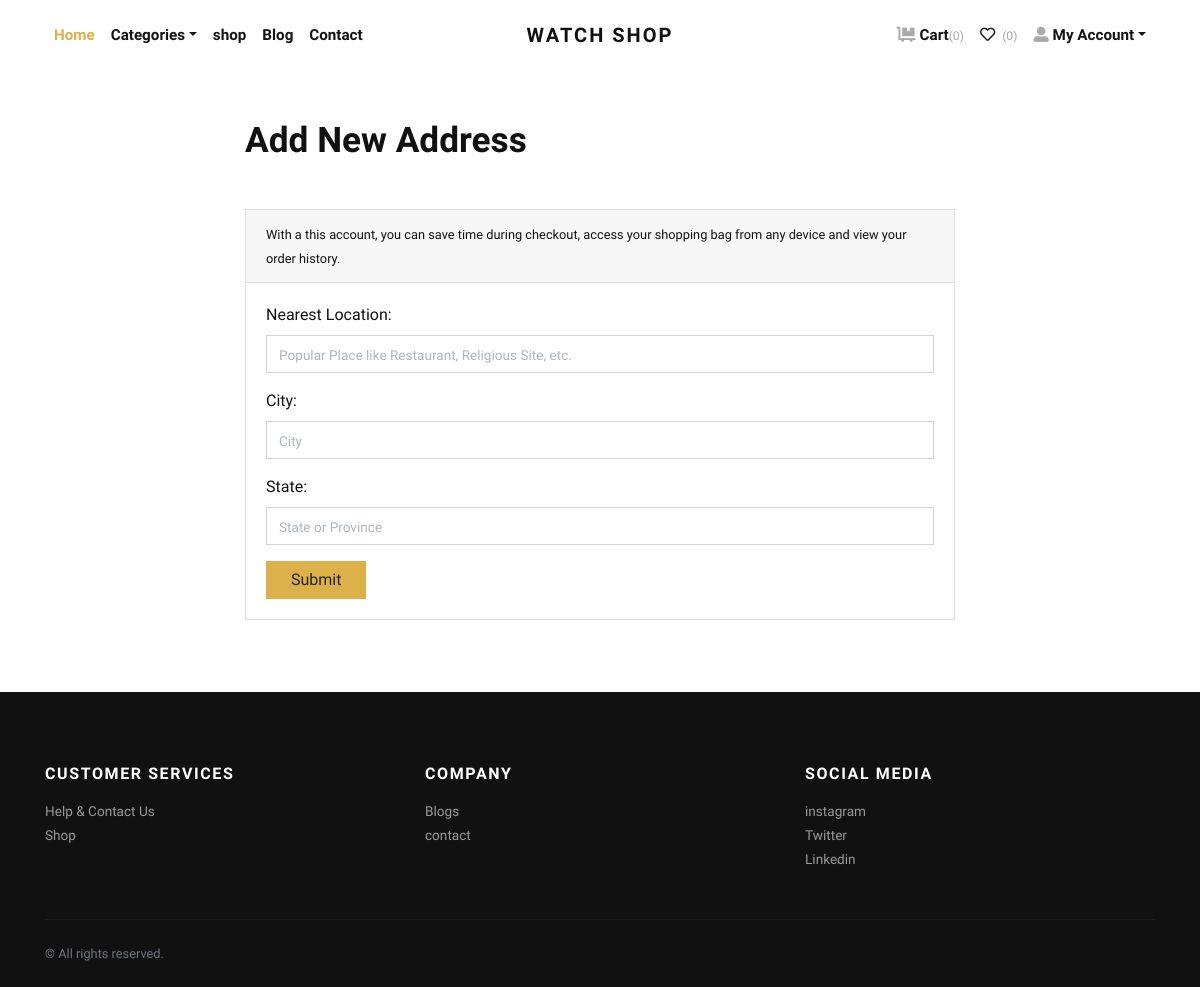
/app/add-address/ (signed in), run on the app's committed database.
### app/models.py (models this page shows, shortened)
class SocialMediaLink(models.Model):
    title = models.CharField(max_length=100)
    url = models.URLField()

### app/views.py (the view, shortened to what this page needs)
# urls.py: path('app/add-address/', views.AddressView.as_view(), name="add-address"),
@method_decorator(login_required, name='dispatch')
class AddressView(View):
    def get(self, request):
        form = AddressForm()
        return render(request, 'app/add_address.html', {'form': form})

### app/forms.py
class AddressForm(forms.ModelForm):
    class Meta:
        model = Address
        fields = ['locality', 'city', 'state']
        widgets = {'locality':forms.TextInput(attrs={'class':'form-control', 'placeholder':'Popular Place like Restaurant, Religious Site, etc.'}), 'city':forms.TextInput(attrs={'class':'form-control', 'placeholder':'City'}), 'state':forms.TextInput(attrs={'class':'form-control', 'placeholder':'State or Province'})}

### app/context_preprocessors.py (called while the page is built)
def store_menu(request):
    categories = Category.objects.filter(is_active=True)
    context = {
        'categories_menu': categories,
    }
    return context

def cart_menu(request):
    if request.user.is_authenticated:
        cart_items= Cart.objects.filter(user=request.user)
        context = {
            'cart_items': cart_items,
        }
    else:
        context = {}
    return context

def wishlist_count(request):
    if request.user.is_authenticated:
        wishlist_items = WishlistItem.objects.filter(user=request.user)
        wishlist_count = wishlist_items.count()
    else:
        wishlist_count = 0
    return {'wishlist_count': wishlist_count}

def social_links(request):
    links = SocialMediaLink.objects.all()
    return {'social_media_links': links}

def contact_info(request):
    contact_info = ContactInfo.objects.first()
    return {'contact_info': contact_info}

### app2/context_preprocessors.py (called while the page is built)
def user_info(request):
    user = request.user
    return {'user_info': user}

### app/templates/app/add_address.html (shortened to what this page needs)
{% extends 'app/base.html' %}
{% load static %}
    {% block content %}
      <div class="container py-5">
        <div class="col-md-8 offset-2">
        <h1 class="mb-5">Add New Address</h1>
        <div class="card mb-4" id="forms">
          <div class="card-header">
            <small>
            With a this account, you can save time during checkout, access your shopping bag from any device and view your order history.
            </small>
          </div>
          <div class="card-body">
            <form method="post" action="{% url 'app:add-address' %}?next={{ next }}">
              <fieldset>
                {% for fm in form %}
                    <div class="form-group">
                        {{fm.label_tag}}
                        {{fm}}
                    </div>
                {% endfor %}
                <button class="btn btn-primary" type="submit">Submit</button>
              </fieldset>
            </form>
          </div>
        </div>
        </div>
      </div>
{% endblock content %}

### app/templates/app/base.html (shortened to what this page needs)
{% load static %}
<!DOCTYPE html>
<html>
  <head>
    <link rel="stylesheet" href="{% static 'app/vendor/bootstrap/css/bootstrap.min.css' %}">
    <link rel="stylesheet" href="{% static 'app/vendor/lightbox2/css/lightbox.min.css' %}">
    <link rel="stylesheet" href="{% static 'app/vendor/nouislider/nouislider.min.css' %}">
    <link rel="stylesheet" href="{% static 'app/vendor/bootstrap-select/css/bootstrap-select.min.css' %}">
    <link rel="stylesheet" href="{% static 'app/vendor/owl.carousel2/assets/owl.carousel.min.css' %}">
    <link rel="stylesheet" href="{% static 'app/vendor/owl.carousel2/assets/owl.theme.default.css' %}">
    <link rel="stylesheet" href="https://cdnjs.cloudflare.com/ajax/libs/font-awesome/5.15.3/css/all.min.css">
    <link rel="stylesheet" href="{% static 'app/css/style.default.css' %}" id="theme-stylesheet">
    <link rel="stylesheet" href="{% static 'app/css/custom.css' %}">
  </head>
  <body>
    <div class="page-holder">
      <header class="header bg-white">
        <div class="container px-0 px-lg-3">
          <nav class="navbar navbar-expand-lg navbar-light py-3 px-lg-0"><a class="navbar-brand" href="{% url 'app:home' %}"><span class="font-weight-bold text-uppercase text-dark">Watch shop</span></a>
            <div class="collapse navbar-collapse" id="navbarSupportedContent">
              <ul class="navbar-nav mr-auto">
                <li class="nav-item">
                  <a class="nav-link active" href="{% url 'app:home' %}">Home</a>
                </li>
                <li class="nav-item dropdown"><a class="nav-link dropdown-toggle" id="pagesDropdown" href="#" data-toggle="dropdown" aria-haspopup="true" aria-expanded="false">Categories</a>
                </li>
                <li class="nav-item">
                  <a class="nav-link" href="{% url 'app:shop' %}">shop</a>
                </li>
                <li class="nav-item">
                  <a class="nav-link" href="{% url 'app:blog' %}">Blog</a>
                </li>
                <li class="nav-item">
                  <a class="nav-link" href="{% url 'app:contact' %}">Contact</a>
                </li>
              </ul>
              <ul class="navbar-nav ml-auto">
                {% if request.user.is_authenticated %}
                  <li class="nav-item"><a class="nav-link" href="{% url 'app:cart' %}"> <i class="fas fa-dolly-flatbed mr-1 text-gray"></i>Cart<small class="text-gray">({{request.user.cart_set.count}})</small></a></li>
                  <li class="nav-item"><a class="nav-link" href="{%url 'app:wishlist'%}"> <i class="far fa-heart mr-1"></i><small class="text-gray"> ({{ wishlist_count }})</small></a></li>
                  <li class="nav-item dropdown"><a class="nav-link dropdown-toggle" id="pagesDropdown" href="#" data-toggle="dropdown" aria-haspopup="true" aria-expanded="false"><i class="fas fa-user-alt mr-1 text-gray"></i>My Account</a></a>
                </li>
                {% else %}
                  <li class="nav-item"><a class="nav-link" href="{% url 'app:login' %}">Login</a></li>
                  <li class="nav-item"><a class="nav-link" href="{% url 'app:register' %}">Create Account</a></li>
                {% endif %}
              </ul>
            </div>
          </nav>
        </div>
      </header>
      {% block content %}
      {% endblock content %}
      <footer class="bg-dark text-white">
        <div class="container py-4">
          <div class="row py-5">
            <div class="col-md-4 mb-3 mb-md-0">
              <h6 class="text-uppercase mb-3">Customer services</h6>
              <ul class="list-unstyled mb-0">
                <li><a class="footer-link" href="{%url 'app:contact'%}">Help &amp; Contact Us</a></li>
                <li><a class="footer-link" href="{% url 'app:shop' %}">Shop</a></li>
              </ul>
            </div>
            <div class="col-md-4 mb-3 mb-md-0">
              <h6 class="text-uppercase mb-3">Company</h6>
              <ul class="list-unstyled mb-0">
                <li><a class="footer-link" href="{% url 'app:blog'%}">Blogs</a></li>
                <li><a class="footer-link" href="{%url 'app:contact'%}">contact</a></li>
              </ul>
            </div>
            <div class="col-md-4">
              <h6 class="text-uppercase mb-3">Social media</h6>
              <ul class="list-unstyled mb-0">
                {% for link in social_media_links %}
                <li><a class="footer-link" href="{{ link.url }}">{{ link.title }}</a></li>
                {% endfor %}
              </ul>
            </div>
          </div>
          <div class="border-top pt-4" style="border-color: #1d1d1d !important">
            <div class="row">
              <div class="col-lg-6">
                <p class="small text-muted mb-0">&copy; All rights reserved.</p>
              </div>
            </div>
          </div>
        </div>
      </footer>
       {% include 'app/scripts.html' %}

### app/static/app/css/style.default.css (style rules this page uses)
.text-gray { color: #aaa !important; }
.navbar { position: relative; }
@media (min-width: 992px) { .navbar-brand { position: absolute; top: 50%; left: 50%; -webkit-transform: translate(-50%, -50%); transform: translate(-50%, -50%); } }
.footer-link { font-size: 0.85rem; position: relative; color: #999; transition: all 0.3s; }
.footer-link::before { content: '\f0da'; display: inline-block; font-family: 'Font Awesome\ 5 Free'; font-weight: 900; position: absolute; top: 50%; left: 0; -webkit-transform: translateY(-50%); transform: translateY(-50%); color: #fff; transition: all 0.3s; opacity: 0; }
.text-uppercase { text-transform: uppercase; letter-spacing: 0.1em; }
.navbar { padding: 0.5rem 1rem; }
.navbar-brand { display: inline-block; padding-top: 0.3125rem; padding-bottom: 0.3125rem; margin-right: 1rem; font-size: 1.25rem; }
.navbar-light .navbar-brand { color: #dcb14a; }
.navbar-light .navbar-nav .nav-link { color: rgba(17, 17, 17, 0.99); font-weight: 800; font-size: 0.95rem; transition: all 0.3s; }
.navbar-light .navbar-nav .show > .nav-link, .navbar-light .navbar-nav .active > .nav-link, .navbar-light .navbar-nav .nav-link.show, .navbar-light .navbar-nav .nav-link.active { color: #dcb14a; }
.btn { font-weight: 400; border: 1px solid transparent; font-family: inherit; padding: 0.375rem 1.5rem; font-size: 1rem; line-height: 1.5; border-radius: 0; transition: color 0.15s ease-in-out, background-color 0.15s ease-in-out, border-color 0.15s ease-in-out, box-shadow 0.15s ease-in-out; }
.btn-primary { color: #212529; background-color: #dcb14a; border-color: #dcb14a; }
body { font-family: "Libre Franklin", sans-serif; font-size: 1rem; font-weight: 400; line-height: 1.5; color: #111111; background-color: #fff; }
a { color: #dcb14a; text-decoration: none; }
h1, h2, h3, h4, h5, h6, .h1, .h2, .h3, .h4, .h5, .h6 { margin-bottom: 0.5rem; font-family: inherit; font-weight: 900; line-height: 1.2; color: inherit; }
h1, .h1 { font-size: 2.2rem; }
h6, .h6 { font-size: 1rem; }
small, .small { font-size: 80%; font-weight: 400; }
.bg-dark { background-color: #111111 !important; }
.text-dark { color: #111111 !important; }
.form-control { padding: 0.375rem 0.75rem; font-size: 1rem; line-height: 1.5; color: #495057; background-color: #fff; border: 1px solid #ced4da; border-radius: 0; transition: border-color 0.15s ease-in-out, box-shadow 0.15s ease-in-out; }
.form-control::placeholder { color: #adb5bd; font-size: 0.85rem; font-weight: 400; }
.nav-link { padding: 0.5rem 1rem; }
.card { background-color: #fff; border: 1px solid rgba(17, 17, 17, 0.125); border-radius: 0; }
.card-body { padding: 1.25rem; }
.card-header { padding: 0.75rem 1.25rem; background-color: rgba(17, 17, 17, 0.03); border-bottom: 1px solid rgba(17, 17, 17, 0.125); }
.card-header:first-child { border-radius: calc(0 - 1px) calc(0 - 1px) 0 0; }

### data on the page
SocialMediaLink: title "instagram"
SocialMediaLink: title "Twitter"
SocialMediaLink: title "Linkedin"

### other printed values
{{ request.user.cart_set.count }} "0"
{{ wishlist_count }} "0"
{{ fm.label_tag }} "Nearest Location:" "City:" "State:"
